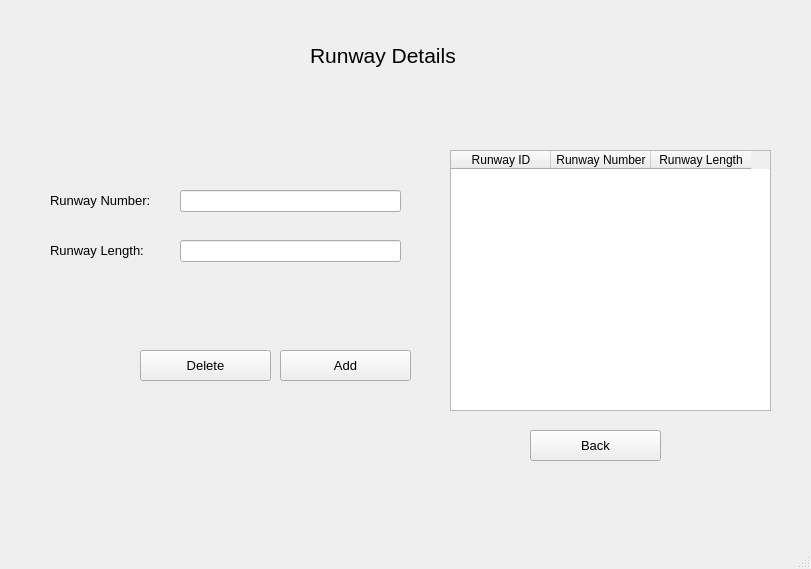
<?xml version="1.0" encoding="UTF-8"?>
<ui version="4.0">
 <class>MainWindow</class>
 <widget class="QMainWindow" name="MainWindow">
  <property name="geometry">
   <rect>
    <x>0</x>
    <y>0</y>
    <width>811</width>
    <height>569</height>
   </rect>
  </property>
  <property name="windowTitle">
   <string>MainWindow</string>
  </property>
  <widget class="QWidget" name="centralwidget">
   <widget class="QLabel" name="label_2">
    <property name="geometry">
     <rect>
      <x>50</x>
      <y>180</y>
      <width>101</width>
      <height>41</height>
     </rect>
    </property>
    <property name="font">
     <font>
      <pointsize>10</pointsize>
     </font>
    </property>
    <property name="text">
     <string>Runway Number:</string>
    </property>
   </widget>
   <widget class="QLabel" name="label_3">
    <property name="geometry">
     <rect>
      <x>50</x>
      <y>230</y>
      <width>101</width>
      <height>41</height>
     </rect>
    </property>
    <property name="font">
     <font>
      <pointsize>10</pointsize>
     </font>
    </property>
    <property name="text">
     <string>Runway Length:</string>
    </property>
   </widget>
   <widget class="QLineEdit" name="RunwayNum">
    <property name="geometry">
     <rect>
      <x>180</x>
      <y>190</y>
      <width>221</width>
      <height>22</height>
     </rect>
    </property>
    <property name="font">
     <font>
      <pointsize>10</pointsize>
     </font>
    </property>
    <property name="text">
     <string/>
    </property>
   </widget>
   <widget class="QLineEdit" name="RunwayLen">
    <property name="geometry">
     <rect>
      <x>180</x>
      <y>240</y>
      <width>221</width>
      <height>22</height>
     </rect>
    </property>
    <property name="font">
     <font>
      <pointsize>10</pointsize>
     </font>
    </property>
    <property name="text">
     <string/>
    </property>
   </widget>
   <widget class="QPushButton" name="RDeleteBtn">
    <property name="geometry">
     <rect>
      <x>140</x>
      <y>350</y>
      <width>131</width>
      <height>31</height>
     </rect>
    </property>
    <property name="font">
     <font>
      <pointsize>10</pointsize>
     </font>
    </property>
    <property name="text">
     <string>Delete</string>
    </property>
   </widget>
   <widget class="QPushButton" name="RAddBtn">
    <property name="geometry">
     <rect>
      <x>280</x>
      <y>350</y>
      <width>131</width>
      <height>31</height>
     </rect>
    </property>
    <property name="font">
     <font>
      <pointsize>10</pointsize>
     </font>
    </property>
    <property name="text">
     <string>Add</string>
    </property>
   </widget>
   <widget class="QLabel" name="label">
    <property name="geometry">
     <rect>
      <x>310</x>
      <y>20</y>
      <width>151</width>
      <height>71</height>
     </rect>
    </property>
    <property name="font">
     <font>
      <pointsize>16</pointsize>
     </font>
    </property>
    <property name="text">
     <string>Runway Details</string>
    </property>
   </widget>
   <widget class="QTableWidget" name="RunwayTable">
    <property name="geometry">
     <rect>
      <x>450</x>
      <y>150</y>
      <width>321</width>
      <height>261</height>
     </rect>
    </property>
    <column>
     <property name="text">
      <string>Runway ID</string>
     </property>
    </column>
    <column>
     <property name="text">
      <string>Runway Number</string>
     </property>
    </column>
    <column>
     <property name="text">
      <string>Runway Length</string>
     </property>
    </column>
   </widget>
   <widget class="QPushButton" name="RBackBtn">
    <property name="geometry">
     <rect>
      <x>530</x>
      <y>430</y>
      <width>131</width>
      <height>31</height>
     </rect>
    </property>
    <property name="font">
     <font>
      <pointsize>10</pointsize>
     </font>
    </property>
    <property name="text">
     <string>Back</string>
    </property>
   </widget>
  </widget>
  <widget class="QMenuBar" name="menubar">
   <property name="geometry">
    <rect>
     <x>0</x>
     <y>0</y>
     <width>811</width>
     <height>26</height>
    </rect>
   </property>
  </widget>
  <widget class="QStatusBar" name="statusbar"/>
 </widget>
 <resources/>
 <connections/>
</ui>
